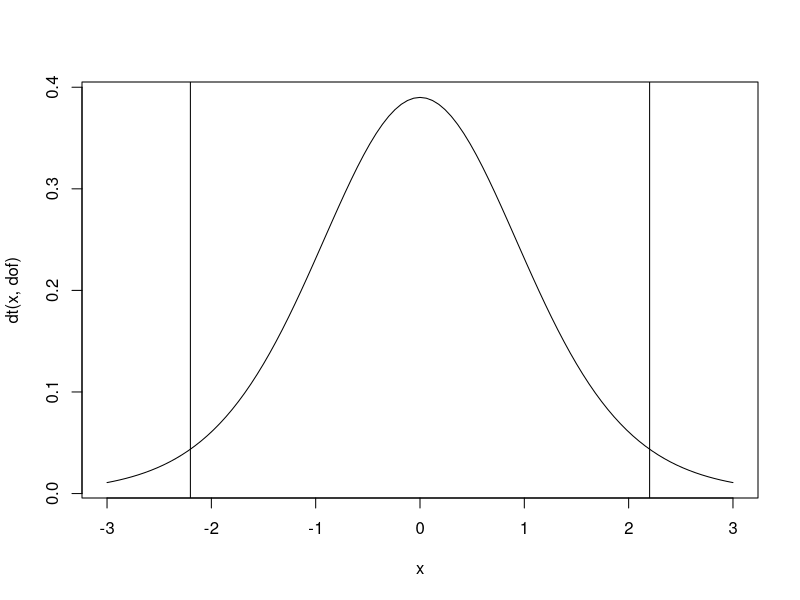

Generate this figure with R:
#体重の変化.txtをdataに代入
data <- chickwts
data1 <- subset(data$weight, data$feed=="sunflower")
data2 <- subset(data$weight, data$feed=="casein")
#摂取後の体重をベクトルに代入
mean_m1 <- mean(data1)#摂取前の体重の平均
mean_m2 <- mean(data2)#摂取後の体重の平均
change <- data2-data1#変化量を求める
derom <- sd(change)/sqrt(length(change)) #検定統計量の分母の計算
numer <- mean(change)#検定統計量の分子の計算
st <- numer/derom#検定統計量の実現値を求める
dof <- length(change)-1#自由度を求める

#自由度がサンプルサイズの合計-2のt分布における下側確率0.025のt値を求める
t_low <- qt(0.025,dof)
#自由度がサンプルサイズの合計-2のt分布における上側確率0.025のt値を求める
t_upp <- qt(0.025,dof,lower.tail = FALSE)

curve(dt(x,dof),-3,3)#自由度N-1のt分布のグラフを描く
abline(v=qt(0.025,dof))#下側確率0.025のt値のところにラインを引く
abline(v=qt(0.975,dof))#上側確率0.975のt値のところにラインを引く